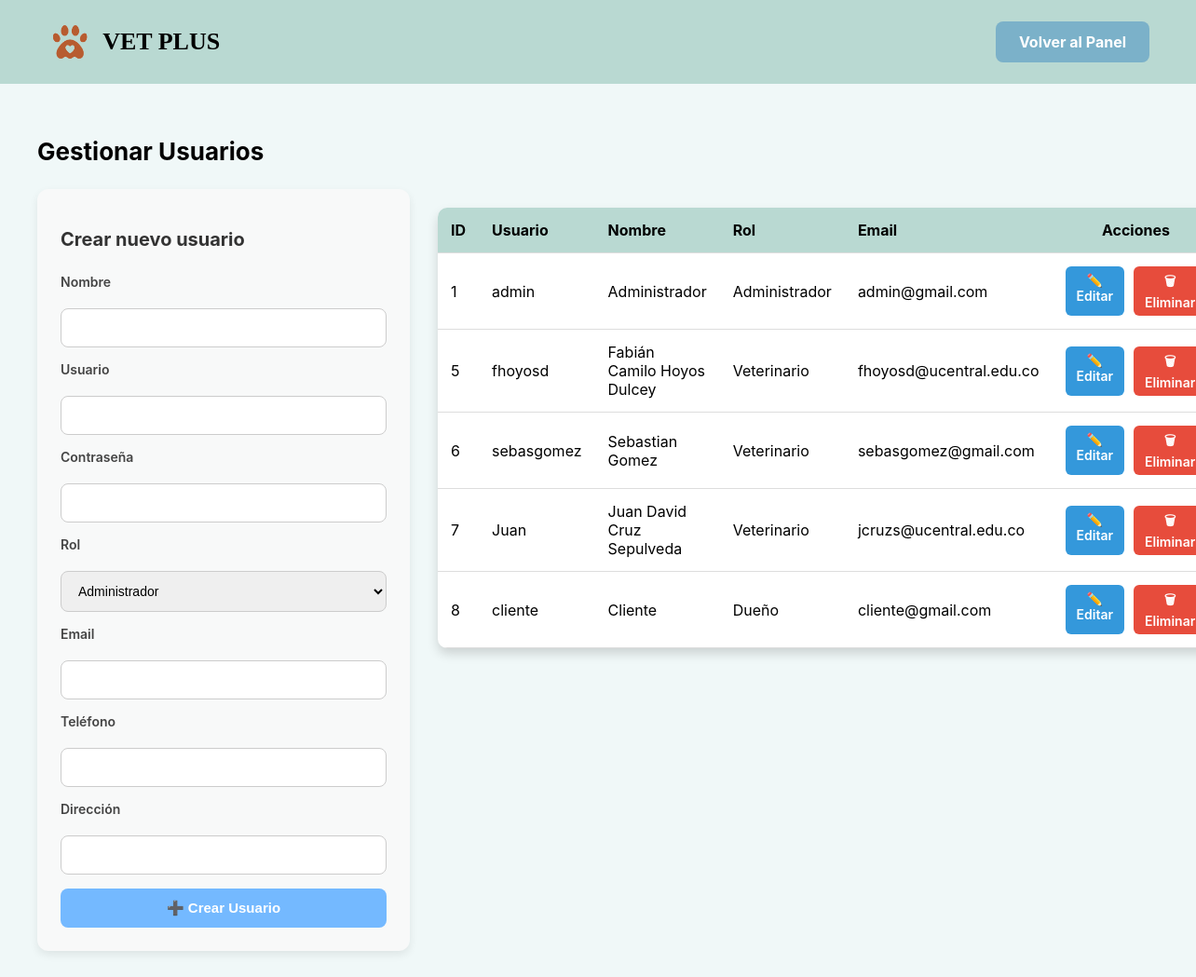
Page /users (signed in) on the earlier database version.
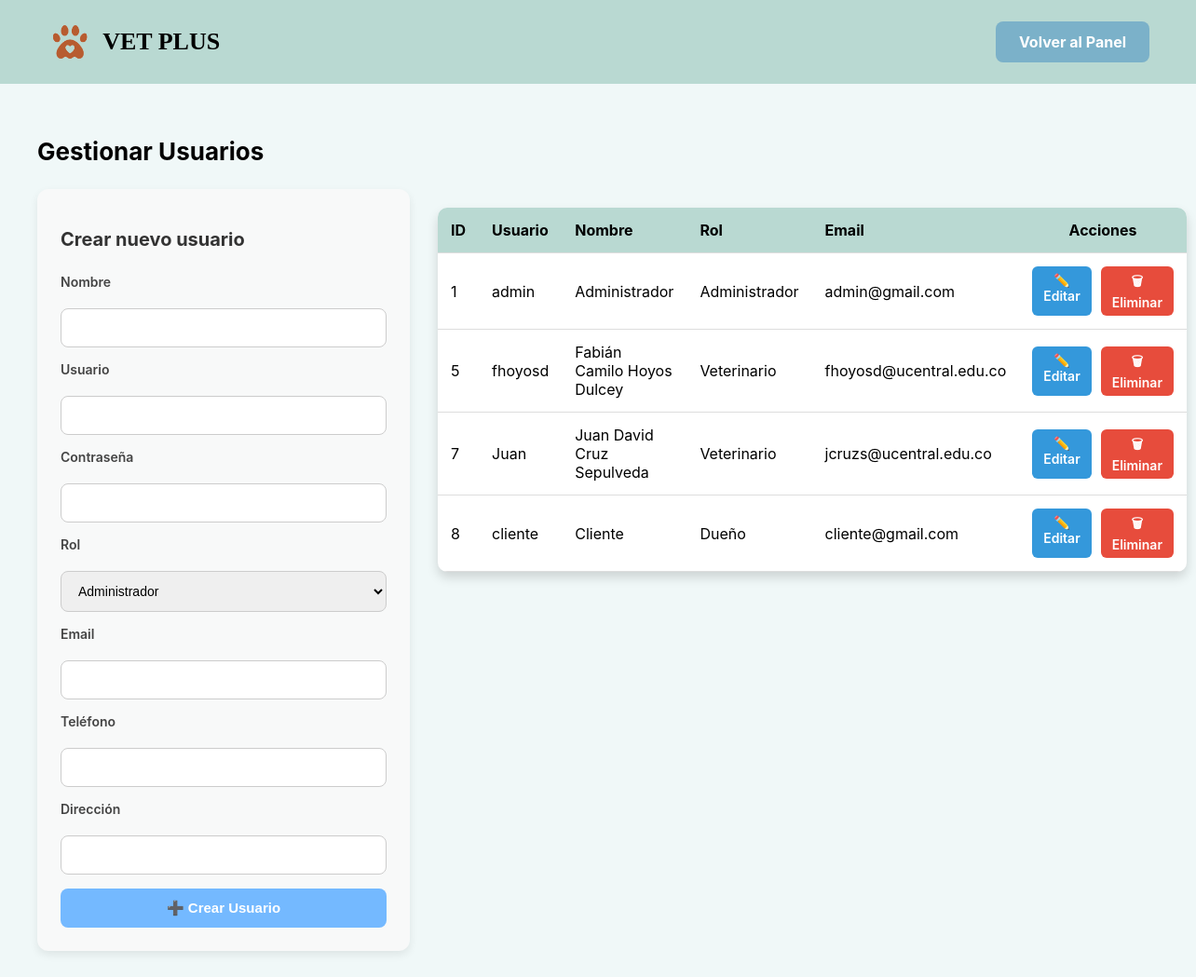
Same page on the later database version.
### vetplus/models.py (models this page shows, shortened)
class User(db.Model, UserMixin):
    id = db.Column(db.Integer, primary_key = True)
    username = db.Column(db.String(50), unique = True, nullable = False)
    password = db.Column(db.String(100), nullable = False)
    role = db.Column(db.String(20), nullable = False, default = "owner") # owner, vet, admin
    name = db.Column(db.String(50), nullable = False)
    email = db.Column(db.String(100), unique = True, nullable = False)
    phone = db.Column(db.String(20), nullable = False)
    address = db.Column(db.String(200), nullable = False)
    pets = db.relationship("Pet", backref = "owner", lazy = True)
    patients = db.relationship(
        "Pet",
        secondary = vet_pet,
        back_populates = "veterinarians"
    )

### vetplus/routes/users.py (the view)
@users_bp.route("/users")
@login_required
def manage_users():
    admin_required()
    users = User.query.all()
    return render_template("admin/users/manage_users.html", users = users)

### vetplus/models.py (called while the page is built)
@login_manager.user_loader
def load_user(user_id):
    return User.query.get(int(user_id))

### vetplus/utils.py (called while the page is built)
def admin_required():
    if not current_user.is_authenticated or current_user.role != "admin":
        abort(403)

### templates/admin/users/manage_users.html (shortened to what this page needs)
<!DOCTYPE html>
<html lang="es">
<head>
</head>
<body>
    <header>
        <div class="logo">
            <img src="{{ url_for('static', filename='img/logo.png') }}" alt="Logo Vetplus">
            <h1>VET PLUS</h1>
        </div>
        <a href="{{ url_for('admin.dashboard') }}" class="btn">Volver al Panel</a>
    </header>
    <main>
        <h1>Gestionar Usuarios</h1>
        <div class="container">
            <form method="POST" action="{{ url_for('users.create_user') }}">
                <h2>Crear nuevo usuario</h2>
                <label>Nombre</label>
                <input type="text" name="name" required>
                <label>Usuario</label>
                <input type="text" name="username" required>
                <label>Contraseña</label>
                <input type="password" name="password" required>
                <label>Rol</label>
                <select name="role" required>
                    <option value="admin">Administrador</option>
                </select>
                <label>Email</label>
                <input type="email" name="email">
                <label>Teléfono</label>
                <input type="text" name="phone">
                <label>Dirección</label>
                <input type="text" name="address">
                <button type="submit">➕ Crear Usuario</button>
            </form>
            <div>
                <table>
                    <tr>
                        <th>ID</th>
                        <th>Usuario</th>
                        <th>Nombre</th>
                        <th>Rol</th>
                        <th>Email</th>
                        <th class="actions-col">Acciones</th>
                    </tr>
                    {% for u in users %}
                    <tr>
                        <td>{{ u.id }}</td>
                        <td>{{ u.username }}</td>
                        <td>{{ u.name }}</td>
                        {% set role_names = {"admin": "Administrador", "owner": "Dueño", "vet": "Veterinario"} %}
                        <td>{{ role_names.get(u.role, u.role) }}</td>
                        <td>{{ u.email }}</td>
                        <td class="actions-col">
                            <div class="actions">
                                <a href="{{ url_for('users.edit_user', user_id=u.id) }}" class="btn-edit">✏️ Editar</a>
                                <a href="{{ url_for('users.delete_user', user_id=u.id) }}"onclick="return confirm('¿Eliminar este usuario?')" class="btn-delete">🗑 Eliminar</a>
                            </div>
                        </td>
                    </tr>
                    {% endfor %}
                </table>
            </div>
        </div>
    </main>
</body>
</html>

Differences in the rows shown:
removed User: id "6", username "sebasgomez", name "Sebastian Gomez", get "Veterinario", email "sebasgomez@gmail.com"
